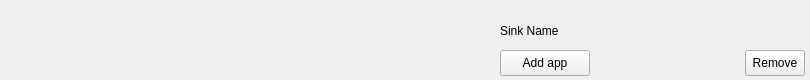
<?xml version="1.0" encoding="UTF-8"?>
<ui version="4.0">
 <class>Widget_Root</class>
 <widget class="QWidget" name="Widget_Root">
  <property name="geometry">
   <rect>
    <x>0</x>
    <y>0</y>
    <width>810</width>
    <height>80</height>
   </rect>
  </property>
  <property name="sizePolicy">
   <sizepolicy hsizetype="MinimumExpanding" vsizetype="MinimumExpanding">
    <horstretch>0</horstretch>
    <verstretch>0</verstretch>
   </sizepolicy>
  </property>
  <property name="minimumSize">
   <size>
    <width>810</width>
    <height>80</height>
   </size>
  </property>
  <property name="windowTitle">
   <string>Widget Root</string>
  </property>
  <widget class="QPushButton" name="remove_sink_button">
   <property name="geometry">
    <rect>
     <x>745</x>
     <y>50</y>
     <width>60</width>
     <height>26</height>
    </rect>
   </property>
   <property name="sizePolicy">
    <sizepolicy hsizetype="Fixed" vsizetype="Fixed">
     <horstretch>0</horstretch>
     <verstretch>0</verstretch>
    </sizepolicy>
   </property>
   <property name="maximumSize">
    <size>
     <width>60</width>
     <height>16777215</height>
    </size>
   </property>
   <property name="text">
    <string>Remove</string>
   </property>
  </widget>
  <widget class="QLabel" name="sink_name_label">
   <property name="geometry">
    <rect>
     <x>500</x>
     <y>20</y>
     <width>300</width>
     <height>21</height>
    </rect>
   </property>
   <property name="sizePolicy">
    <sizepolicy hsizetype="Fixed" vsizetype="Fixed">
     <horstretch>0</horstretch>
     <verstretch>0</verstretch>
    </sizepolicy>
   </property>
   <property name="maximumSize">
    <size>
     <width>300</width>
     <height>16777215</height>
    </size>
   </property>
   <property name="text">
    <string>Sink Name</string>
   </property>
  </widget>
  <widget class="QPushButton" name="add_more_apps_btn">
   <property name="geometry">
    <rect>
     <x>500</x>
     <y>50</y>
     <width>90</width>
     <height>26</height>
    </rect>
   </property>
   <property name="maximumSize">
    <size>
     <width>90</width>
     <height>16777215</height>
    </size>
   </property>
   <property name="text">
    <string>Add app</string>
   </property>
  </widget>
  <widget class="QWidget" name="app_list" native="true">
   <property name="geometry">
    <rect>
     <x>0</x>
     <y>10</y>
     <width>477</width>
     <height>67</height>
    </rect>
   </property>
   <property name="sizePolicy">
    <sizepolicy hsizetype="Preferred" vsizetype="MinimumExpanding">
     <horstretch>0</horstretch>
     <verstretch>0</verstretch>
    </sizepolicy>
   </property>
   <layout class="QVBoxLayout" name="verticalLayout">
    <item>
     <layout class="QVBoxLayout" name="app_list_vbox">
      <property name="spacing">
       <number>0</number>
      </property>
      <property name="topMargin">
       <number>0</number>
      </property>
     </layout>
    </item>
   </layout>
  </widget>
 </widget>
 <resources/>
 <connections/>
</ui>
